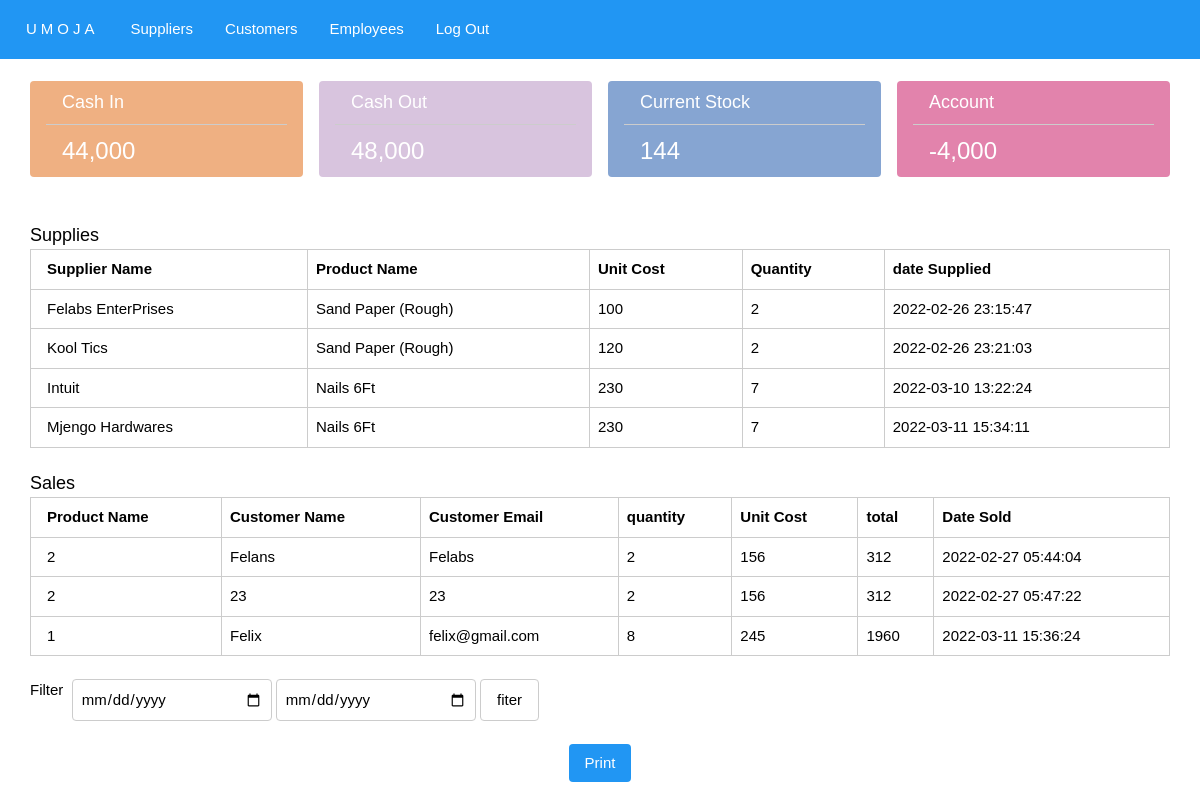
Page / (signed in) on the committed database.
### tables this page shows
CREATE TABLE `suppliers` (
  `id` int unsigned NOT NULL AUTO_INCREMENT,
  `supplierName` varchar(50) NOT NULL,
  `mobileNumber` varchar(12) NOT NULL,
  `email` varchar(30) NOT NULL,
  `productName` int NOT NULL,
  `unitCost` float NOT NULL,
  `quantity` int NOT NULL,
  `total` float NOT NULL,
  `transaction_date` datetime NOT NULL DEFAULT CURRENT_TIMESTAMP,
  PRIMARY KEY (`id`)
);

CREATE TABLE `products` (
  `id` int unsigned NOT NULL AUTO_INCREMENT,
  `name` varchar(50) NOT NULL,
  `quantity` int NOT NULL DEFAULT '0',
  `buyingprice` float NOT NULL DEFAULT '0',
  PRIMARY KEY (`id`)
);

CREATE TABLE `sales` (
  `id` int unsigned NOT NULL AUTO_INCREMENT,
  `productName` int NOT NULL,
  `sellingPrice` float NOT NULL,
  `customerName` varchar(40) NOT NULL,
  `customerEmail` varchar(40) NOT NULL,
  `customerAddress` varchar(40) NOT NULL,
  `customerContact` varchar(13) NOT NULL,
  `quantity` int NOT NULL,
  `total` float NOT NULL,
  `date_bought` datetime DEFAULT CURRENT_TIMESTAMP,
  PRIMARY KEY (`id`)
);

### api/crud.php (called while the page is built, shortened)
<?php
class Crud
{
    public $conn;
    public function __construct(string $server, string $user, string $password, string $database)
    {
        $this->conn = new mysqli($server, $user, $password, $database);
    }
    public function fetch_data($sql)
    {
        $result = $this->conn->query($sql);
        $array = array();
        while ($row = $result->fetch_assoc()) {
            $array[] = $row;
        }
        return $array;
    }
}
?>

### index.php (the view, shortened to what this page needs)
<!DOCTYPE html>
<html lang="en">
<head>
    <link rel="stylesheet" type="text/css" href="./css/w3.css" />
    <link rel="stylesheet" type="text/css" href="./css/style.css" />
</head>
<body>
    <div class="w3-bar w3-blue">
        <a href="./index.php" class="w3-bar-item w3-wide">UMOJA</a>
        <a href="./suppliers.php" class="w3-bar-item ">Suppliers</a>
        <a href="./customers.php" class="w3-bar-item ">Customers</a>
        <a href="./employees.php" class="w3-bar-item ">Employees</a>
        <a href="./logout.php" class="w3-bar-item ">Log Out</a>
    </div><br>
    <div class="w3-auto">
        <div class="w3-row-padding w3-stretch">
            <div class="w3-col l3">
                <div class="w3-container w3-round" style="background-color: #efb082;">
                    <div class="w3-container w3-padding w3-border-bottom">
                        <span class="w3-large w3-text-white">Cash In</span>
                    </div>
                    <div class="w3-container w3-padding">
                        <span class="w3-xlarge w3-text-white" id="cashIn">44,000</span>
                    </div>
                </div>
            </div>
            <div class="w3-col l3">
                <div class="w3-container w3-round" style="background-color: #d8c4de;">
                    <div class="w3-container w3-padding w3-border-bottom">
                        <span class="w3-large w3-text-white">Cash Out</span>
                    </div>
                    <div class="w3-container w3-padding">
                        <span class="w3-xlarge w3-text-white" id="cashout">48,000</span>
                    </div>
                </div>
            </div>
            <div class="w3-col l3">
                <div class="w3-container w3-round" style="background-color: #86a5d2;">
                    <div class="w3-container w3-padding w3-border-bottom">
                        <span class="w3-large w3-text-white">Current Stock</span>
                    </div>
                    <div class="w3-container w3-padding">
                        <span class="w3-xlarge w3-text-white" id="stock">144</span>
                    </div>
                </div>
            </div>
            <div class="w3-col l3">
                <div class="w3-container w3-round" style="background-color: #e283ac;">
                    <div class="w3-container w3-padding w3-border-bottom">
                        <span class="w3-large w3-text-white">Account</span>
                    </div>
                    <div class="w3-container w3-padding">
                        <span class="w3-xlarge w3-text-white" id="account">-4,000</span>
                    </div>
                </div>
            </div>
        </div>
        <br><br>
        <div id="printable">
            <span class="w3-large">Supplies</span>
            <div id="datadiv">
                <?php
                require "./api/crud.php";
                $crud = new Crud("localhost", "root", "Felabs@6986", "umoja");
                $fetch = $crud->fetch_data("SELECT * FROM suppliers");
                ?>
                <table class="w3-table w3-bordered">
                    <tr>
                        <th>Supplier Name</th>
                        <th>Product Name</th>
                        <th>Unit Cost</th>
                        <th>Quantity</th>
                        <th>date Supplied</th>
                    </tr>
                    <?php
                    foreach ($fetch as $row) {
                    ?>
                        <tr>
                            <td><?php echo $row['supplierName']; ?></td>
                            <td><?php
                                $fetch = $crud->fetch_data("SELECT * FROM products WHERE id = '" . $row['productName'] . "'");
                                foreach ($fetch as $row2) {
                                    echo $row2['name'];
                                }
                                ?></td>
                            <td><?php echo $row['unitCost']; ?></td>
                            <td><?php echo $row['quantity']; ?></td>
                            <td><?php echo $row['transaction_date']; ?></td>
                        </tr>
                    <?php
                    }
                    ?>
                </table>
            </div>
            <br>
            <span class="w3-large">Sales</span>
            <div>
                <?php
                $fetch_products = $crud->fetch_data("SELECT * FROM sales");
                ?>
                <table class="w3-table w3-bordered">
                    <tr>
                        <th>Product Name</th>
                        <th>Customer Name</th>
                        <th>Customer Email</th>
                        <th>quantity</th>
                        <th>Unit Cost</th>
                        <th>total</th>
                        <th>Date Sold</th>
                    </tr>
                    <?php
                    foreach ($fetch_products as $row) {
                    ?>
                        <tr>
                            <td><?php echo $row['productName']; ?></td>
                            <td><?php echo $row['customerName']; ?></td>
                            <td><?php echo $row['customerEmail']; ?></td>
                            <td><?php echo $row['quantity']; ?></td>
                            <td><?php echo $row['sellingPrice']; ?></td>
                            <td><?php echo $row['total']; ?></td>
                            <td><?php echo $row['date_bought']; ?></td>
                        </tr>
                    <?php
                    }
                    ?>
                </table>
            </div>
        </div>
        <br>
        <div class="w3-center" style="display: flex;">
            <br>
            <label for="">Filter</label>&nbsp;&nbsp;
            <input type="date" id="date1" style="width: 200px;" class="w3-input w3-border w3-round">&nbsp;
            <input type="date" id="date2" style="width: 200px;" class="w3-input w3-border w3-round">
            &nbsp;<button type="button" onclick="filter()" class="w3-button w3-border w3-round">fiter</button>
        </div><br>
        <div class="w3-center">
            <button class="w3-button w3-blue w3-round" onclick="printDocument('printable')">Print</button>
        </div>
    </div>
</body>
</html>

### css/w3.css (style rules this page uses)
html { box-sizing:border-box }
*,*:before,*:after { box-sizing:inherit }
html { -ms-text-size-adjust:100%;-webkit-text-size-adjust:100% }
body { margin:0 }
a { background-color:transparent }
button,input,select,textarea,optgroup { font:inherit;margin:0 }
button,input { overflow:visible }
button,select { text-transform:none }
button,[type=button],[type=reset],[type=submit] { -webkit-appearance:button }
html,body { font-family:Verdana,sans-serif;font-size:15px;line-height:1.5 }
html { overflow-x:hidden }
.w3-wide { letter-spacing:4px }
a { color:inherit }
.w3-table,.w3-table-all { border-collapse:collapse;border-spacing:0;width:100%;display:table }
.w3-bordered tr,.w3-table-all tr { border-bottom:1px solid #ddd }
.w3-table td,.w3-table th,.w3-table-all td,.w3-table-all th { padding:8px 8px;display:table-cell;text-align:left;vertical-align:top }
.w3-table th:first-child,.w3-table td:first-child,.w3-table-all th:first-child,.w3-table-all td:first-child { padding-left:16px }
.w3-btn,.w3-button { border:none;display:inline-block;padding:8px 16px;vertical-align:middle;overflow:hidden;text-decoration:none;color:inherit;background-color:inherit;text-align:center;cursor:pointer;white-space:nowrap }
.w3-btn,.w3-button { -webkit-touch-callout:none;-webkit-user-select:none;-khtml-user-select:none;-moz-user-select:none;-ms-user-select:none;user-select:none }
.w3-input { padding:8px;display:block;border:none;border-bottom:1px solid #ccc;width:100% }
.w3-bar { width:100%;overflow:hidden }
.w3-bar .w3-bar-item { padding:8px 16px;float:left;width:auto;border:none;display:block;outline:0 }
.w3-container:after,.w3-container:before,.w3-panel:after,.w3-panel:before,.w3-row:after,.w3-row:before,.w3-row-padding:after,.w3-row-padding:before, .w3-cell-row:before,.w3-cell-row:after,.w3-clear:after,.w3-clear:before,.w3-bar:before,.w3-bar:after { content:"";display:table;clear:both }
.w3-col,.w3-half,.w3-third,.w3-twothird,.w3-threequarter,.w3-quarter { float:left;width:100% }
@media (min-width:993px) { .w3-col.l3 { width:24.99999% } }
.w3-stretch { margin-left:-16px;margin-right:-16px }
.w3-content,.w3-auto { margin-left:auto;margin-right:auto }
.w3-auto { max-width:1140px }
@media (max-width:1205px) { .w3-auto { max-width:95% } }
.w3-round,.w3-round-medium { border-radius:4px }
.w3-row-padding,.w3-row-padding>.w3-half,.w3-row-padding>.w3-third,.w3-row-padding>.w3-twothird,.w3-row-padding>.w3-threequarter,.w3-row-padding>.w3-quarter,.w3-row-padding>.w3-col { padding:0 8px }
.w3-container,.w3-panel { padding:0.01em 16px }
.w3-large { font-size:18px!important }
.w3-xlarge { font-size:24px!important }
.w3-center { text-align:center!important }
.w3-border { border:1px solid #ccc!important }
.w3-border-bottom { border-bottom:1px solid #ccc!important }
.w3-padding { padding:8px 16px!important }
.w3-blue,.w3-hover-blue:hover { color:#fff!important;background-color:#2196F3!important }
.w3-text-white,.w3-hover-text-white:hover { color:#fff!important }

### css/style.css (style rules this page uses)
.w3-bar { padding: 10px; }
.w3-bar-item { text-decoration: none; transition: 0.2s; }
th, td { border: 1px solid #ccc; }

### rows in the picture
suppliers: supplierName "Felabs EnterPrises", unitCost "100", quantity "2", transaction_date "2022-02-26 23:15:47"
products: name "Sand Paper (Rough)"
suppliers: supplierName "Kool Tics", unitCost "120", quantity "2", transaction_date "2022-02-26 23:21:03"
suppliers: supplierName "Intuit", unitCost "230", quantity "7", transaction_date "2022-03-10 13:22:24"
products: name "Nails 6Ft"
suppliers: supplierName "Mjengo Hardwares", unitCost "230", quantity "7", transaction_date "2022-03-11 15:34:11"
sales: productName "2", customerName "Felans", customerEmail "Felabs", quantity "2", sellingPrice "156", total "312", date_bought "2022-02-27 05:44:04"
sales: productName "2", customerName "23", customerEmail "23", quantity "2", sellingPrice "156", total "312", date_bought "2022-02-27 05:47:22"
sales: productName "1", customerName "Felix", customerEmail "felix@gmail.com", quantity "8", sellingPrice "245", total "1960", date_bought "2022-03-11 15:36:24"
